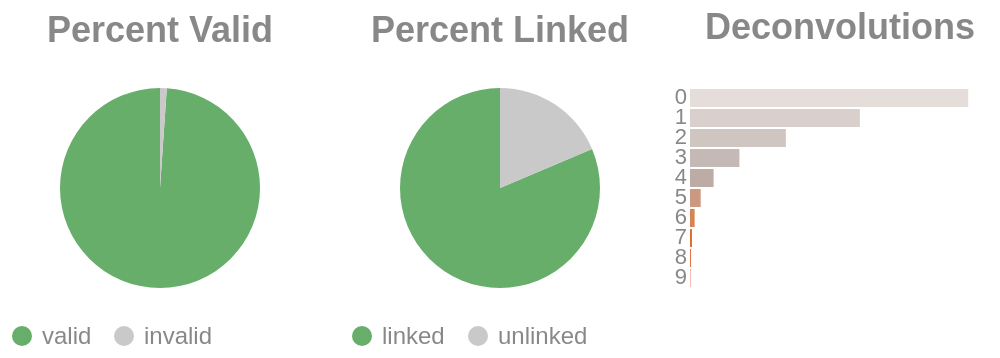

The cell this chart's notebook holds for it:
### Code cell
if SKIPLR:
    pass
else:
    clash = Counter()
    for i in valids['molecule'].to_list():
        _mol = i.split("-")
        if len(_mol) == 1:
            clash.update('0')
        else:
            clash.update(_mol[-1])

    _d = {"deconvolutions": [], 'count': []}
    for k,v in clash.items():
        _d['deconvolutions'].append(k)
        _d['count'].append(v)

    tot_valid = valids['reads'].sum()
    mask = valids['reads'] >= 2
    n_linked_reads = valids.filter(mask)['reads'].sum()
    if n_linked_reads == 0:
        print_html("No linked molecules (>=2 reads) were detected; linked-read metrics will not be reported.")
        SKIPLR = True
    else:
        perc_valid = round(tot_valid / n_reads, 4)
        linked_perc_abs = round(n_linked_reads / n_reads, 4)
        linked_perc = round(n_linked_reads / tot_valid, 4)

    _valid = pl.DataFrame({"valids": ['valid', 'invalid'], "count": [tot_valid, n_reads - tot_valid]})
    _linked_abs = pl.DataFrame({"linked (absolute)": ['linked', 'unlinked'], "count": [n_linked_reads, n_reads - n_linked_reads]})

    (
        alt.hconcat(
            piechart(_valid, goodval = 'valid', title = "Percent Valid"),
            piechart(_linked_abs, goodval = "linked", title =  "Percent Linked"),
            convolutionbar(pl.DataFrame(_d), title = "Deconvolutions"),
            center = True,
            bounds = 'flush'
        )
        .resolve_scale(color='independent')
        .resolve_legend('independent')
        .properties(usermeta={'embedOptions': {"actions": False}})
    ).display()

### Figure 1 — Vega-Lite specification as saved in the notebook (floating-point values rounded to 4 significant figures)
{"width": "container", "height": 400, "config": {"title": {"anchor": "start", "dy": -15, "fontSize": 18, "color": "#888888", "subtitleColor": "#888888", "subtitleFontSize": 14}, "arc": {"fill": "#0072B2"}, "axis": {"domainColor": "#888888", "domainWidth": 0.5, "gridWidth": 0.2, "grid": false, "titleFontWeight": 400, "titleFontSize": 15, "labelFontSize": 11, "labelColor": "#888888", "tickColor": "#888888", "tickWidth": 0.2, "titleColor": "#888888"}, "axisBand": {"grid": false}, "axisX": {"grid": true, "tickSize": 10, "domainCap": "round"}, "axisY": {"domain": false, "grid": true, "tickSize": 0, "domainCap": "round"}, "background": "transparent", "header": {"labelFontSize": 15, "labelColor": "#888888", "titleFontSize": 15, "titleFontWeight": 600, "titleColor": "#888888"}, "legend": {"labelFont": "sans-serif", "labelFontSize": 12, "labelColor": "#888888", "symbolSize": 100, "symbolType": "circle", "titleFontSize": 12, "titlePadding": 10, "titleColor": "#888888", "title": null}, "range": {"category": ["#E69F00", "#56B4E9", "#009E73", "#F0E442", "#0072B2", "#D55E00", "#CC79A7", "#000000"], "diverging": ["#cfe8f3", "#a2d4ec", "#73bfe2", "#46abdb", "#1696d2", "#12719e"]}, "area": {"fill": "#0072B2", "fillOpacity": 0.7, "line": true, "strokeOpacity": 0.7}, "line": {"color": "#0072B2", "stroke": "#0072B2", "strokeWidth": 2}, "trail": {"color": "#0072B2", "stroke": "#0072B2", "strokeWidth": 0, "size": 1}, "point": {"filled": true, "fillOpacity": 1.0, "size": 95}, "text": {"color": "#888888", "fontSize": 11, "align": "right", "fontWeight": 400, "size": 11}, "bar": {"fill": "#0072B2", "stroke": null}, "view": {"stroke": null, "continuousWidth": 660, "continuousHeight": 400}}, "hconcat": [{"data": {"name": "data-5a6c735192cee20cfbb0e155566db50a"}, "mark": {"type": "arc"}, "encoding": {"color": {"field": "valids", "legend": {"orient": "bottom", "title": null}, "scale": {"domain": ["valid", "invalid"], "range": ["#68ae6b", "#C9C9C9"]}, "title": "Valids", "type": "nominal"}, "theta": {"field": "count", "type": "quantitative"}, "tooltip": [{"field": "valids", "title": "Valids", "type": "ordinal"}, {"field": "percent", "format": ".2%", "title": "Percent", "type": "quantitative"}, {"field": "count", "title": "Count", "type": "quantitative"}]}, "height": 100, "title": {"text": "Percent Valid", "align": "center", "anchor": "middle"}, "transform": [{"calculate": "datum.count / 15511417", "as": "percent"}], "width": 150}, {"data": {"name": "data-83d359262bc8b550277c1935339934da"}, "mark": {"type": "arc"}, "encoding": {"color": {"field": "linked (absolute)", "legend": {"orient": "bottom", "title": null}, "scale": {"domain": ["linked", "unlinked"], "range": ["#68ae6b", "#C9C9C9"]}, "title": "Linked (Absolute)", "type": "nominal"}, "theta": {"field": "count", "type": "quantitative"}, "tooltip": [{"field": "linked (absolute)", "title": "Linked (Absolute)", "type": "ordinal"}, {"field": "percent", "format": ".2%", "title": "Percent", "type": "quantitative"}, {"field": "count", "title": "Count", "type": "quantitative"}]}, "height": 100, "title": {"text": "Percent Linked", "align": "center", "anchor": "middle"}, "transform": [{"calculate": "datum.count / 15511417", "as": "percent"}], "width": 150}, {"data": {"name": "data-5176b6e6a843a641f5285710e575157e"}, "mark": {"type": "bar"}, "encoding": {"color": {"field": "deconvolutions", "legend": null, "scale": {"scheme": "lightgreyred"}, "type": "nominal"}, "tooltip": [{"field": "deconvolutions", "title": "Deconvolutions", "type": "ordinal"}, {"field": "percent", "format": ".2%", "title": "Percent", "type": "quantitative"}, {"field": "count", "title": "Count", "type": "quantitative"}], "x": {"axis": null, "field": "count", "type": "quantitative"}, "y": {"field": "deconvolutions", "sort": "ascending", "title": null, "type": "nominal"}}, "height": 100, "title": {"text": "Deconvolutions", "align": "center", "anchor": "middle"}, "transform": [{"calculate": "datum.count / 5506282", "as": "percent"}], "width": 150}], "bounds": "flush", "center": true, "resolve": {"legend": {"angle": "independent"}, "scale": {"color": "independent"}}, "usermeta": {"embedOptions": {"actions": false}}, "$schema": "https://vega.github.io/schema/vega-lite/v6.4.1.json", "datasets": {"data-5a6c735192cee20cfbb0e155566db50a": [{"valids": "valid", "count": 15343312}, {"valids": "invalid", "count": 168105}], "data-83d359262bc8b550277c1935339934da": [{"linked (absolute)": "linked", "count": 12625673}, {"linked (absolute)": "unlinked", "count": 2885744}], "data-5176b6e6a843a641f5285710e575157e": [{"deconvolutions": "0", "count": 2411222}, {"deconvolutions": "1", "count": 1472103}, {"deconvolutions": "2", "count": 830781}, {"deconvolutions": "3", "count": 428050}, {"deconvolutions": "4", "count": 204660}, {"deconvolutions": "5", "count": 92610}, {"deconvolutions": "6", "count": 40061}, {"deconvolutions": "7", "count": 16945}, {"deconvolutions": "8", "count": 7043}, {"deconvolutions": "9", "count": 2807}]}}
